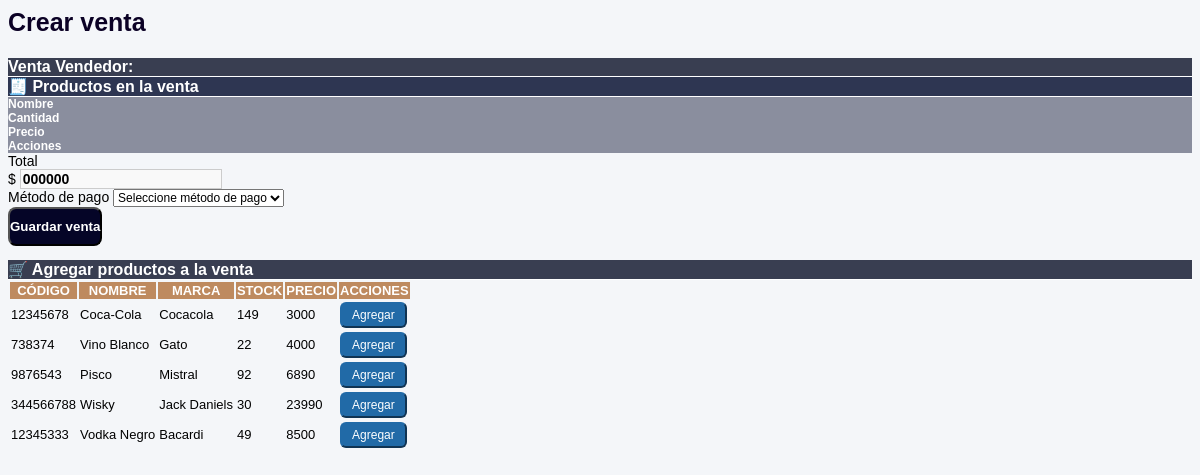
The page /vistas/html/crear-venta.php on the database its author committed.
### tables this page shows
CREATE TABLE `producto` (
  `id` int(11) NOT NULL,
  `codigo` varchar(100) NOT NULL,
  `nombre` varchar(100) NOT NULL,
  `tamano` varchar(100) NOT NULL,
  `marca` varchar(100) NOT NULL,
  `cantidad` int(11) NOT NULL,
  `precio_compra` float NOT NULL,
  `precio_venta` float NOT NULL,
  `fecha_recepcion` date NOT NULL,
  `fecha_vencimiento` date NOT NULL,
  `proveedor` varchar(100) NOT NULL
);

### Sistema/controladores/productos.controlador.php (called while the page is built, shortened)
<?php
class ControladorProductos{
    public static function ctrMostrarProductos($item, $valor){
        $tabla = "producto";
        $respuesta = ModeloProductos::mdlMostrarProductos($tabla, $item, $valor);
        return $respuesta;
    }
}

### Sistema/modelos/MySQL.php (called while the page is built)
<?php
class Conexion {
    public static function conectar() {
        $link = new PDO("mysql:host=localhost;dbname=pos", "root", "");
        $link->exec("set names utf8");
        return $link;
    }
}

### Sistema/modelos/producto.modelo.php (called while the page is built, shortened)
<?php
require_once "MySQL.php";
class ModeloProductos {
    public static function mdlMostrarProductos($tabla, $item, $valor){
        if($item !=null){
            $stmt = Conexion::conectar()->prepare("SELECT * FROM $tabla WHERE $item = :$item");
            $stmt->bindParam(":".$item, $valor, PDO::PARAM_STR);
            $stmt->execute();
            return $stmt -> fetch();
        }
        else{
            $stmt = Conexion::conectar()->prepare("SELECT * FROM $tabla");
            $stmt->execute();
            return $stmt -> fetchAll();
        }
    }
}

### vistas/html/crear-venta.php (the view, shortened to what this page needs)
<div class="content-wrapper">
  <section class="content-header">
    <div class="container-fluid">
      <div class="row mb-2">
        <div class="col-sm-6"><h1>Crear venta</h1></div>
      </div>
    </div>
  </section>
  <section class="content">
    <div class="container-fluid">
      <div class="row">
        <div class="col-lg-5">
          <div class="card card-tabla-productos">
            <form class="formularioVenta" method="POST">
            <div class="card-header d-flex justify-content-between align-items-center text-white rounded-top">
              <span class="fw-bold">
                <i class="me-2"></i> Venta
              </span>
              <span class="small">
                <i class="fas fa-user me-1"></i> Vendedor: <strong><?php echo $_SESSION["nombre"]; ?></strong>
              </span>
            </div>
            <div class="card-body">
                <div class="card mb-3 card-productos mt-2">
                  <div class="card-header">
                    <strong>🧾 Productos en la venta</strong>
                  </div>
                  <div class="card-body p-0">
                    <div class="container-fluid">
                      <div class="row tabla-encabezado border-bottom py-2 text-center">
                        <div class="col-sm-4">Nombre</div>
                        <div class="col-sm-2">Cantidad</div>
                        <div class="col-sm-3">Precio</div>
                        <div class="col-sm-3">Acciones</div>
                      </div>
                    </div>
                  </div>
                </div>
                <div class="row mb-3">
                  <div class="col-md-6">
                    <div class="form-group">
                      <label class="fw-bold">Total</label>
                      <div class="input-group">
                        <span class="input-group-text">$</span>
                        <input type="text" class="form-control totalVenta" id="totalVenta" name="totalVenta" readonly value="000000">
                      </div>
                    </div>
                  </div>
                </div>
                <div class="row mb-3">
                  <div class="col-md-4">
                    <div class="form-group">
                      <label for="metodoPago" class="fw-bold">Método de pago</label>
                      <select id="metodoPago" class="form-control">
                        <option disabled selected>Seleccione método de pago</option>
                      </select>
                    </div>
                  </div>
                </div>
                <button type="submit" class="btn btn-guardar w-100">Guardar venta</button>
              </form>
            </div>
          </div>
        </div>
        <div class="col-lg-7">
          <div class="card card-tabla-productos">
            <div class="card-header">🛒 Agregar productos a la venta</div>
            <div class="card-body">
              <table id="tablaProductos" class="table table-bordered table-striped">
                <thead>
                  <tr>
                    <th>Código</th>
                    <th>Nombre</th>
                    <th>Marca</th>
                    <th>Stock</th>
                    <th>Precio</th>
                    <th>Acciones</th>
                  </tr>
                </thead>
                <tbody>
                  <?php
                    $item = null;
                    $valor = null;
                    $productos = ControladorProductos::ctrMostrarProductos($item, $valor);
                    foreach ($productos as $value) {
                      echo '<tr>
                        <td>'.$value["codigo"].'</td>
                        <td>'.$value["nombre"].'</td>
                        <td>'.$value["marca"].'</td>
                        <td>'.$value["cantidad"].'</td>
                        <td>'.$value["precio_venta"].'</td>
                        <td>
                          <div class="btn-group">
                            <button class="btn btnAgregarProducto btn-sm btn-primary" idProducto="'.$value["id"].'">
                              Agregar
                            </button>
                          </div>
                        </td>
                      </tr>';
                    }
                  ?>
                </tbody>
              </table>
            </div>
          </div>
        </div>
      </div>
    </div>
<link rel="stylesheet" href="vistas/css/ventas.css">

### vistas/css/ventas.css (style rules this page uses)
.content-header h1 { font-size: 25px; font-weight: 600; color: #0b0125; }
.card-productos .card-header { background-color: #2e3652 !important; font-weight: 600; font-size: 15px; color: #ffffff; border-bottom: 1px solid #e0e0e0; }
.tabla-encabezado { font-weight: bold; background-color: #8a8e9e; color: #ffffff; font-size: 12px; }
.totalVenta { font-size: 14px; font-weight: bold; background-color: #f9f9f9; border: 1px solid #cccccc; }
#metodoPago { font-size: 12px; }
.btn-guardar { background-color: #050527; color: white; font-weight: 600; border-radius: 8px; padding: 10px 0; }
.card-tabla-productos .card-header { background-color: #393e51; font-weight: 600; color: #fff; font-size: 16px; border-bottom: 1px solid #ffffff; }
.table { font-size: 13px; }
.table thead { background-color: #be8a5f; color: #ffffff; text-transform: uppercase; font-weight: 600; }
.btnAgregarProducto { background-color: #216aa7; border-color: #216aa7; color: white; font-size: 12px; font-weight: 500; border-radius: 6px; padding: 4px 10px; transition: background-color 0.2s ease-in-out; }

### rows shown on the page
producto: codigo "12345678", nombre "Coca-Cola", marca "Cocacola", cantidad "149", precio_venta "3000"
producto: codigo "738374", nombre "Vino Blanco", marca "Gato", cantidad "22", precio_venta "4000"
producto: codigo "9876543", nombre "Pisco", marca "Mistral", cantidad "92", precio_venta "6890"
producto: codigo "344566788", nombre "Wisky", marca "Jack Daniels", cantidad "30", precio_venta "23990"
producto: codigo "12345333", nombre "Vodka Negro", marca "Bacardi", cantidad "49", precio_venta "8500"
